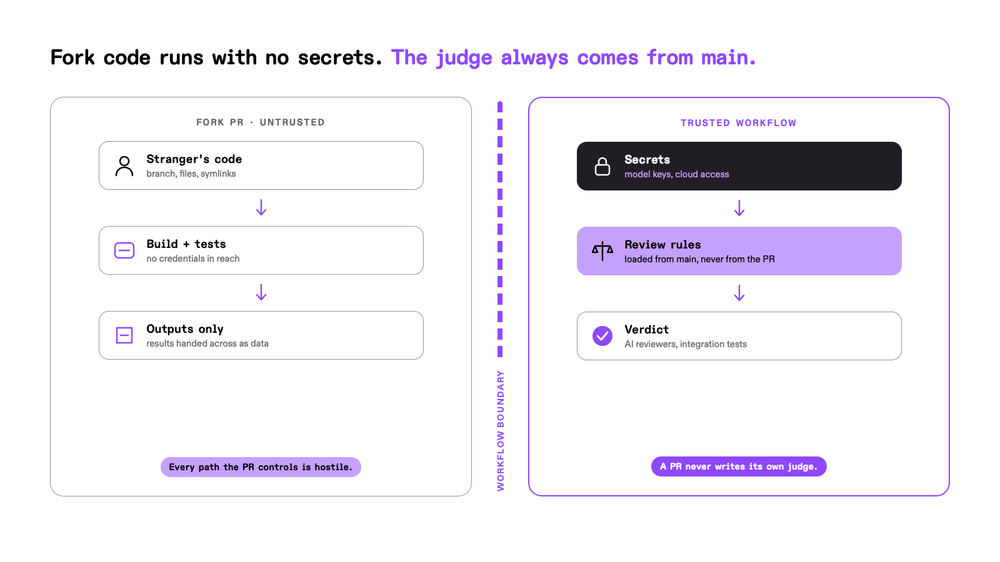
#> input picture fixtures/images/chart.png, 1000 x 562 px, shrunk from 1600 x 900 before the run, given in place of quality-stages.png, which was not available; the run also reads 1 picture not shown here
$ python proto.py
#> lines starting #> are read from the running program, lines starting #| are printed output that depends on the picture
"""Prototype of the image darkening curve, ported to JS after visual check."""
import numpy as np
from PIL import Image
import sys

# --- sRGB <-> linear ---
def srgb_to_lin(c):
    return np.where(c <= 0.04045, c / 12.92, ((c + 0.055) / 1.055) ** 2.4)

def lin_to_srgb(c):
    c = np.clip(c, 0, 1)
    return np.where(c <= 0.0031308, c * 12.92, 1.055 * c ** (1 / 2.4) - 0.055)

def rgb_to_oklab(rgb):
    r, g, b = rgb[..., 0], rgb[..., 1], rgb[..., 2]
    l = 0.4122214708 * r + 0.5363325363 * g + 0.0514459929 * b
    m = 0.2119034982 * r + 0.6806995451 * g + 0.1073969566 * b
    s = 0.0883024619 * r + 0.2817188376 * g + 0.6299787005 * b
    l_, m_, s_ = np.cbrt(l), np.cbrt(m), np.cbrt(s)
    L = 0.2104542553 * l_ + 0.7936177850 * m_ - 0.0040720468 * s_
    a = 1.9779984951 * l_ - 2.4285922050 * m_ + 0.4505937099 * s_
    bb = 0.0259040371 * l_ + 0.7827717662 * m_ - 0.8086757660 * s_
    return np.stack([L, a, bb], axis=-1)

def oklab_to_rgb(lab):
    L, a, b = lab[..., 0], lab[..., 1], lab[..., 2]
    l_ = L + 0.3963377774 * a + 0.2158037573 * b
    m_ = L - 0.1055613458 * a - 0.0638541728 * b
    s_ = L - 0.0894841775 * a - 1.2914855480 * b
    l, m, s = l_ ** 3, m_ ** 3, s_ ** 3
    r = 4.0767416621 * l - 3.3077115913 * m + 0.2309699292 * s
    g = -1.2684380046 * l + 2.6097574011 * m - 0.3413193965 * s
    bb = -0.0041960863 * l - 0.7034186147 * m + 1.7076147010 * s
    return np.stack([r, g, bb], axis=-1)

def darken(img, strength=0.55, sat=1.14, bg=0.10):
    """Pixel transform. accent: 0 = neutral text, 1 = saturated graphic."""
    a = img[..., 3:] / 255.0
    rgb_lin = srgb_to_lin(img[..., :3] / 255.0)
    lab = rgb_to_oklab(rgb_lin)
    L = lab[..., 0]
    C = np.sqrt(lab[..., 1] ** 2 + lab[..., 2] ** 2)
    mx = np.maximum.reduce([rgb_lin[..., 0], rgb_lin[..., 1], rgb_lin[..., 2]])
    mn = np.minimum.reduce([rgb_lin[..., 0], rgb_lin[..., 1], rgb_lin[..., 2]])
    chroma = np.where(mx > 1e-6, (mx - mn) / np.maximum(mx, 1e-6), 0.0)
    accent = np.clip((chroma - 0.25) / 0.30, 0, 1)
    # map light and dark regions onto a dark band, keep midtones readable
    lo, hi = bg, 1.0 - strength * (1.0 - bg)
    L2 = lo + (hi - lo) * (L ** 1.15)
    # add the accent's own lightness back so coloured graphics keep hierarchy
    L2 = np.clip(L2 + accent * 0.10 * (1 - L), 0, 1)
    a_arr = lab[..., 1] * sat * (1 + 0.25 * accent)
    b_arr = lab[..., 2] * sat * (1 + 0.25 * accent)
    out_lin = oklab_to_rgb(np.stack([L2, a_arr, b_arr], axis=-1))
    out = lin_to_srgb(out_lin)
    return np.concatenate([out * 255.0, a * 255.0], axis=-1)

def show(path, out, **kw):
    im = Image.open(path).convert('RGBA')
    arr = np.asarray(im).astype(np.float64)
    res = darken(arr, **kw)
    Image.fromarray(np.clip(res, 0, 255).astype(np.uint8), 'RGBA').save(out)
    print(out, Image.open(out).size)

if __name__ == '__main__':
    show('/tmp/kiro/quality-stages.png', '/tmp/dark-diagram.png')
#> in show, im is the input picture: PIL image 1000x562 RGBA; mean R, G, B, A 242.4, 239.7, 246.3, 255
#> in darken, `a = img[..., 3:] / 255.0`: a: shape (562, 1000, 1) float64; every value is 1
#> in darken, `accent = np.clip((chroma - 0.25) / 0.30, 0, 1)`:
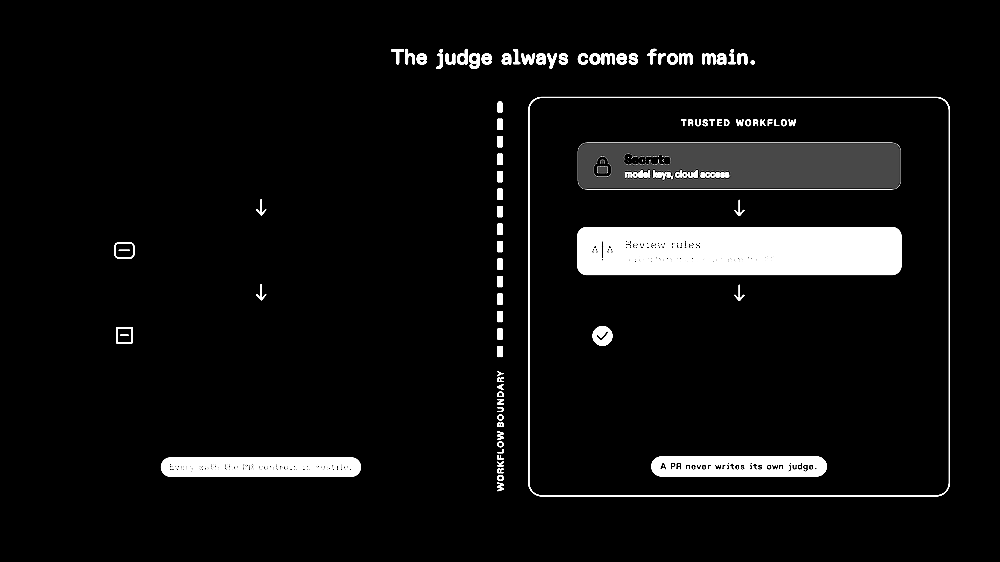
#> accent: shape (562, 1000) float64; min 0, max 1, mean 0.063
#> in oklab_to_rgb, `s_ = L - 0.0894841775 * a - 1.2914855480 * b`:
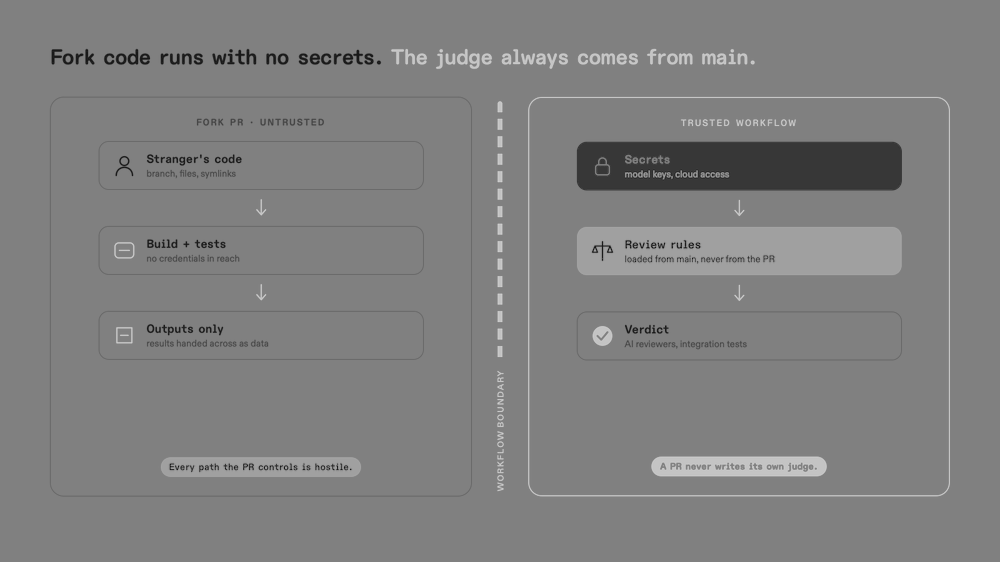
#> s_: shape (562, 1000) float64; min 0.1, max 0.814, mean 0.502
#> in lin_to_srgb, `c = np.clip(c, 0, 1)`:
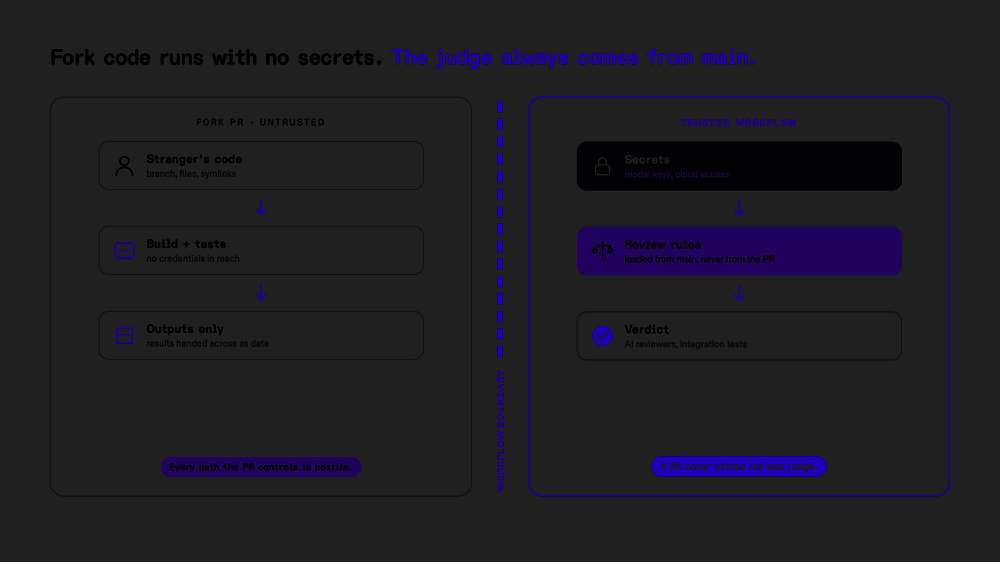
#> c: shape (562, 1000, 3) float64; mean of channels 0, 1, 2 0.123, 0.117, 0.142; drawn as R, G, B
    show('/tmp/photo.jpg', '/tmp/dark-photo.png')
#> call 2 of show, with path = '/tmp/photo.jpg', out = '/tmp/dark-photo.png'
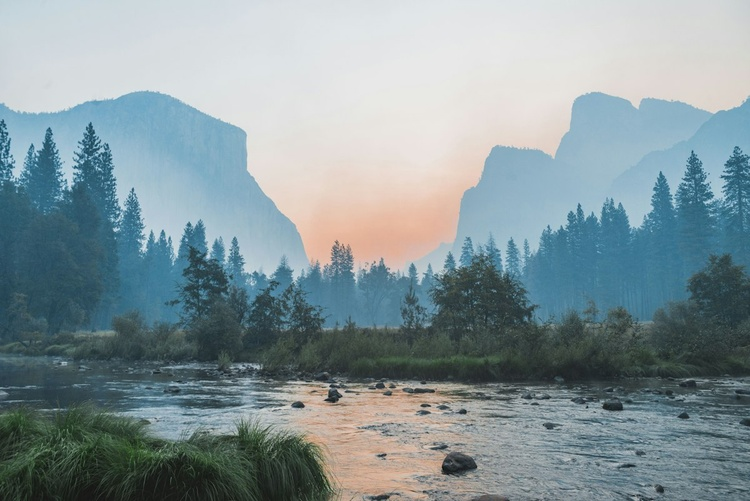
#> input picture fixtures/images/photo.jpg, 750 x 501 px, shrunk from 1200 x 801 before the run, found by its file name
#> in darken (call 2), `a = img[..., 3:] / 255.0`: a: shape (501, 750, 1) float64; every value is 1
#> in srgb_to_lin (call 2), `return np.where(c <= 0.04045, c / 12.92, ((c + 0.055) / 1.055) ** 2.4)`:
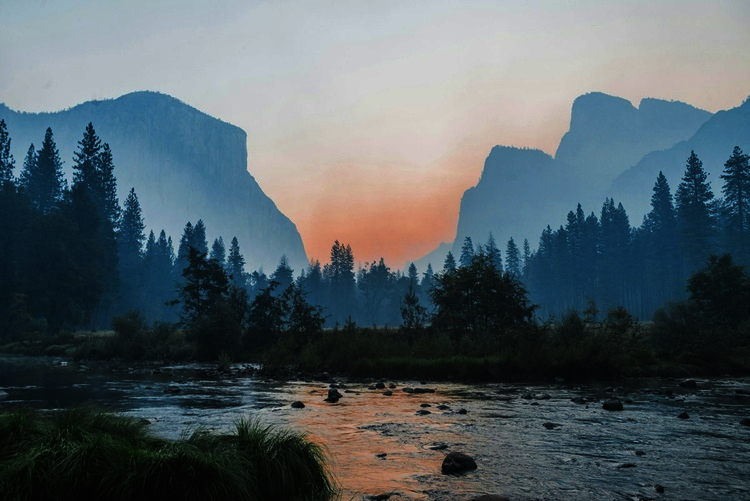
#> returned value: shape (501, 750, 3) float64; mean of channels 0, 1, 2 0.33, 0.374, 0.395; drawn as R, G, B
#> in rgb_to_oklab (call 2), `r, g, b = rgb[..., 0], rgb[..., 1], rgb[..., 2]`:
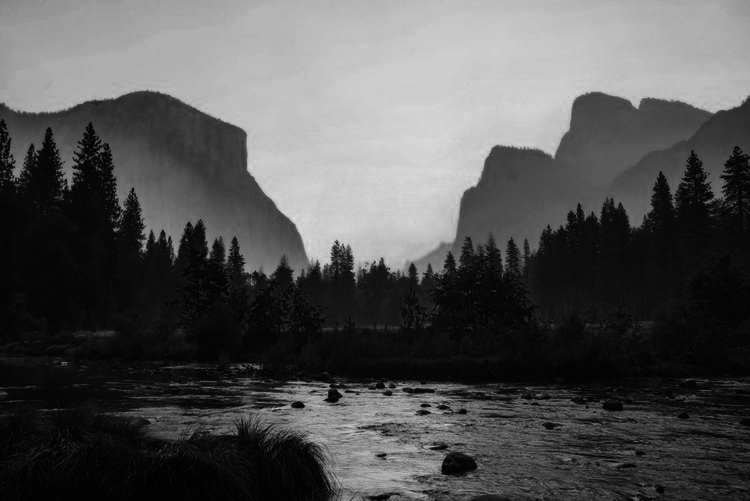
#> r: shape (501, 750) float64; min 0.00212, max 0.896, mean 0.33
#> in rgb_to_oklab (call 2), `r, g, b = rgb[..., 0], rgb[..., 1], rgb[..., 2]`:
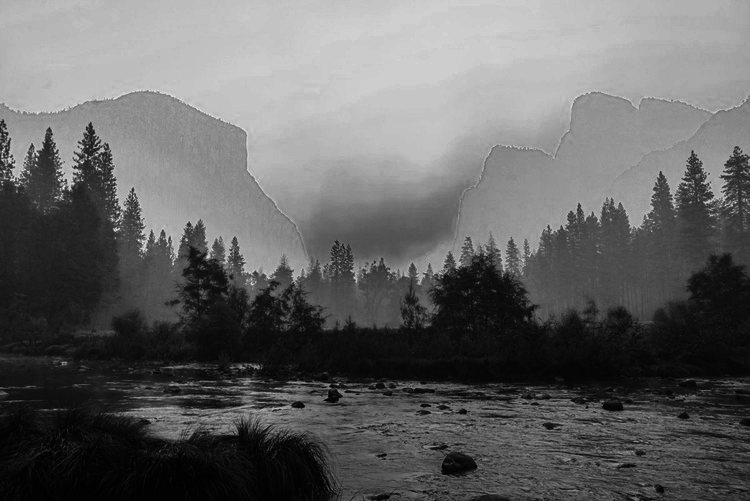
#> b: shape (501, 750) float64; min 0.00273, max 1, mean 0.395
    show('/tmp/logo.png', '/tmp/dark-logo.png')
